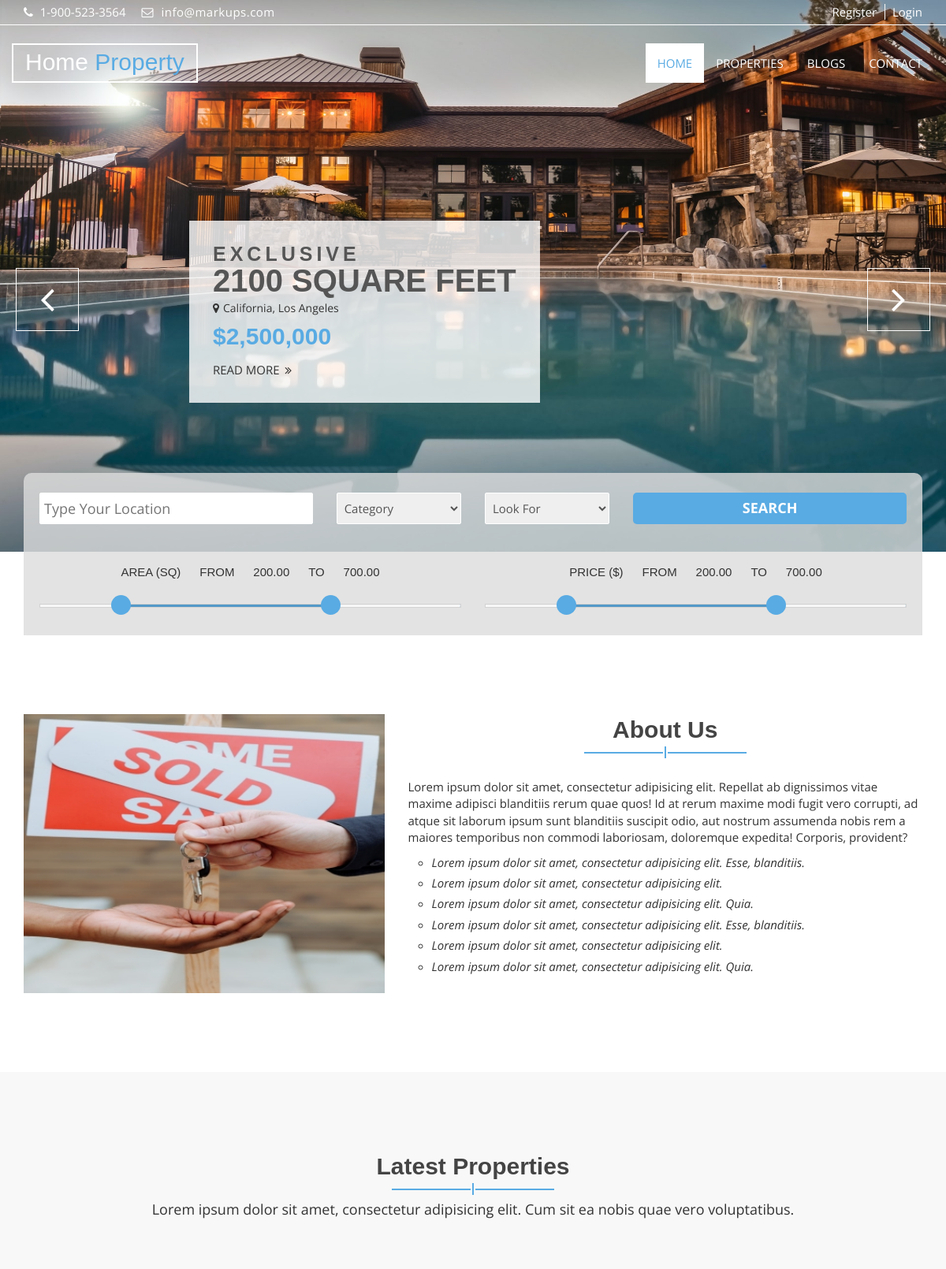
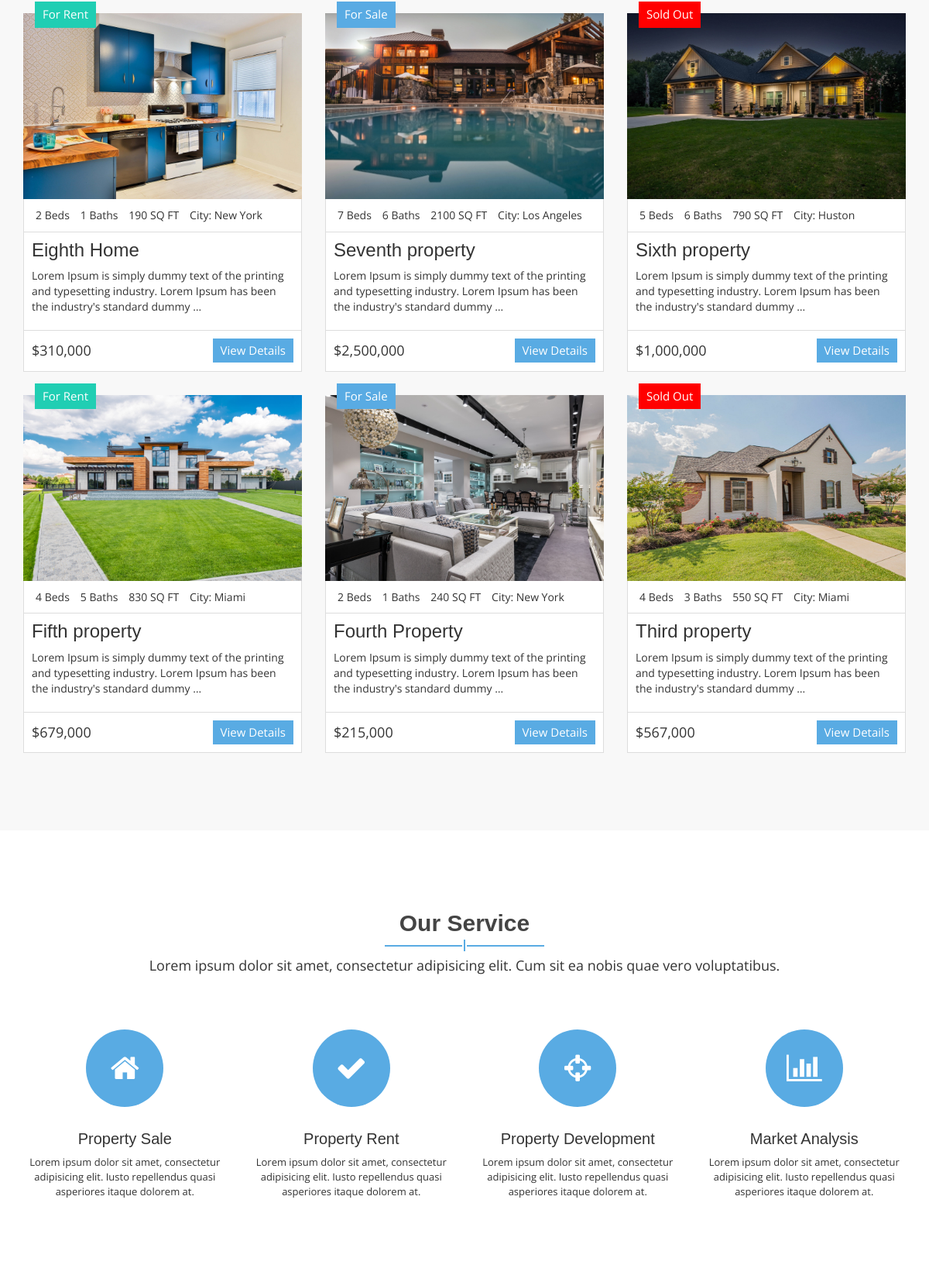
The page / (upper part) on the database its author committed (2 pictures, top to bottom).
### property/models.py (models this page shows, shortened)
class Property(models.Model):
    property_choices = [
        ('FS', 'For Sale'),
        ('FR', 'For Rent'),
        ('SL', 'Sold Out')
    ]
    STATUS = [
        ('Nor', 'Normal'),
        ('Exc', 'Exclusive')
    ]
    status = models.CharField(max_length=3, choices=STATUS, default='Nor')
    author = models.ForeignKey(User, on_delete=models.CASCADE, null = True)
    title = models.CharField(max_length=255, verbose_name = "Title")
    property_status = models.CharField(max_length = 2, choices = property_choices, verbose_name = "Property status")
    address = models.CharField(max_length=255, verbose_name = "Address")
    state = models.CharField(max_length=255, verbose_name = "State")
    city = models.CharField(max_length=255, verbose_name = "City")
    description = models.TextField(blank = True, verbose_name = 'Description')
    category = models.ForeignKey("Category", related_name = "property", verbose_name = "Category", on_delete = models.CASCADE, blank = True, null=True)
    price = models.PositiveIntegerField(verbose_name = 'Price')
    bedrooms = models.PositiveIntegerField(verbose_name = 'Bedrooms', default = 0)
    bathrooms = models.PositiveIntegerField(verbose_name = 'Bathrooms', default = 0)
    garage = models.PositiveIntegerField(default = 0, verbose_name = 'Garage')
    sqft = models.PositiveIntegerField(verbose_name = "Area", help_text = 'in SQFT')
    MainPhoto = models.ImageField(upload_to = "Properties/")
    photo_1 = models.ImageField(upload_to = "Properties/", blank = True, null = True)
    photo_2 = models.ImageField(upload_to = "Properties/", blank = True, null = True)
    photo_3 = models.ImageField(upload_to = "Properties/", blank = True, null = True)
    photo_4 = models.ImageField(upload_to = "Properties/", blank = True, null = True)
    photo_5 = models.ImageField(upload_to = "Properties/", blank = True, null = True)
    photo_6 = models.ImageField(upload_to = "Properties/", blank = True, null = True)
    views = models.IntegerField(default = 0)
    pub_date = models.DateTimeField(auto_now_add = True)
    update_date = models.DateTimeField(auto_now = True, auto_now_add = False)
    class Meta:
        ordering = ('-pub_date',)
        verbose_name = 'Property'
        verbose_name_plural = 'Properties'
    def get_absolute_url(self):
        return reverse('Properties-Detail', kwargs={'pk': self.pk})

### property/views.py (the view)
# urls.py: path("", views.Home_Page, name = "Home-Page"),
def Home_Page(request):
    properties = Property.objects.all().order_by('-pub_date')[:6] # get last 6 items by publish date
    exclusive_properties = Property.objects.filter(status='Exc')
    categories = Category.objects.all()
    blogs = Blog.objects.all().order_by('-pub_date')[:3]
    property_choices = dict(Property.property_choices)
    context = {
        "properties": properties,
        "exclusive_properties": exclusive_properties,
        "categories": categories,
        "blogs": blogs,
        "property_choices": property_choices
    }
    return render(request, 'property/index.html', context)

### blog/models.py (called while the page is built)
    def get_absolute_url(self):
        return reverse('Blog-Detail', kwargs={"pk": self.pk})

### property/templates/property/index.html (shortened to what this page needs)
{% extends 'base.html' %}
{% load static %}
{%load humanize%}
{% block content %}
  <section id="aa-slider">
    <div class="aa-slider-area">
      <div class="aa-top-slider">
        {%for exc_property in exclusive_properties%}
        <div class="aa-top-slider-single">
          <img src="{{exc_property.MainPhoto.url}}" alt="img">
          <div class="aa-top-slider-content">
            <span class="aa-top-slider-catg">EXCLUSIVE</span>
            <h2 class="aa-top-slider-title">{{exc_property.sqft}} Square Feet</h2>
            <p class="aa-top-slider-location"><i class="fa fa-map-marker"></i>{{exc_property.state}}, {{exc_property.city}}</p>
            <p class="aa-top-slider-price">${{exc_property.price|intcomma}}</p>
            <a href="{{exc_property.get_absolute_url}}" class="aa-top-slider-btn">Read More <span class="fa fa-angle-double-right"></span></a>
          </div>
        </div>
        {%endfor%}
      </div>
    </div>
  </section>
  <section id="aa-advance-search">
    <div class="container">
      <div class="aa-advance-search-area">
        <form method="GET" action="{% url 'Search'%}">
         <div class="aa-advance-search-top">
            <div class="row">
              <div class="col-md-4">
                <div class="aa-single-advance-search">
                {%if request.GET.location%}
                  <input type="text" placeholder="Type Your Location" name='location' value="{{ request.GET.location }}">
                {%else%}
                  <input type="text" placeholder="Type Your Location" name='location' value="">
                {%endif%}
                </div>
              </div>
              <div class="col-md-2">
                <div class="aa-single-advance-search">
                  <select name="category">
                    <option value="">Category</option>
                  </select>
                </div>
              </div>
              <div class="col-md-2">
                 <div class="aa-single-advance-search">
                    <select name="look_for">
                    <option value="">Look For</option>
                    </select>
                  </div>
              </div>
              <div class="col-md-4">
                <div class="aa-single-advance-search">
                  <input class="aa-search-btn" type="submit" value="Search">
                </div>
              </div>
            </div>
          </div>
         <div class="aa-advance-search-bottom">
           <div class="row">
            <div class="col-md-6">
              <div class="aa-single-filter-search">
                <span>AREA (SQ)</span>
                <span>FROM</span>
                <span id="skip-value-lower" class="example-val">30.00</span>
                <span>TO</span>
                <span id="skip-value-upper" class="example-val">100.00</span>
                <div id="aa-sqrfeet-range" class="noUi-target noUi-ltr noUi-horizontal noUi-background">
                </div>
              </div>
            </div>
            <div class="col-md-6">
              <div class="aa-single-filter-search">
                <span>PRICE ($)</span>
                <span>FROM</span>
                <span id="skip-value-lower2" class="example-val">30.00</span>
                <span>TO</span>
                <span id="skip-value-upper2" class="example-val">100.00</span>
                <div id="aa-price-range" class="noUi-target noUi-ltr noUi-horizontal noUi-background">
                </div>
              </div>
            </div>
            </div>
          </div>
         </div>
      </div>
  </section>
  <section id="aa-about-us">
    <div class="container">
      <div class="row">
        <div class="col-md-12">
          <div class="aa-about-us-area">
            <div class="row">
              <div class="col-md-5">
                <div class="aa-about-us-left">
                  <img src="{% static 'img/about-us.png' %}" alt="image">
                </div>
              </div>
              <div class="col-md-7">
                <div class="aa-about-us-right">
                  <div class="aa-title">
                    <h2>About Us</h2>
                    <span></span>
                  </div>
                  <p>Lorem ipsum dolor sit amet, consectetur adipisicing elit. Repellat ab dignissimos vitae maxime adipisci blanditiis rerum quae quos! Id at rerum maxime modi fugit vero corrupti, ad atque sit laborum ipsum sunt blanditiis suscipit odio, aut nostrum assumenda nobis rem a maiores temporibus non commodi laboriosam, doloremque expedita! Corporis, provident?</p>
                  <ul>
                    <li>Lorem ipsum dolor sit amet, consectetur adipisicing elit. Esse, blanditiis.</li>
                    <li>Lorem ipsum dolor sit amet, consectetur adipisicing elit.</li>
                    <li>Lorem ipsum dolor sit amet, consectetur adipisicing elit. Quia.</li>
                    <li>Lorem ipsum dolor sit amet, consectetur adipisicing elit. Esse, blanditiis.</li>
                    <li>Lorem ipsum dolor sit amet, consectetur adipisicing elit.</li>
                    <li>Lorem ipsum dolor sit amet, consectetur adipisicing elit. Quia.</li>
                  </ul>
                </div>
              </div>
            </div>
          </div>
        </div>
      </div>
    </div>
  </section>
  <section id="aa-latest-property">
    <div class="container">
      <div class="aa-latest-property-area">
        <div class="aa-title">
          <h2>Latest Properties</h2>
          <span></span>
          <p>Lorem ipsum dolor sit amet, consectetur adipisicing elit. Cum sit ea nobis quae vero voluptatibus.</p>
        </div>
        <div class="aa-latest-properties-content">
          <div class="row">
          {% for property in properties %}
            <div class="col-md-4">
              <article class="aa-properties-item">
                <a href="#" class="aa-properties-item-img">
                  <img src="{{property.MainPhoto.url}}" alt="{{property.title}}">
                </a>
                {% if property.get_property_status_display == "For Sale" %}
                  <div class="aa-tag for-sale">
                    {{property.get_property_status_display}}
                  </div>
                {% elif property.get_property_status_display == "For Rent"%}
                  <div class="aa-tag for-rent">
                    {{property.get_property_status_display}}
                  </div>
                {% else %}
                  <div class="aa-tag sold-out">
                    {{property.get_property_status_display}}
                  </div>
                {% endif %}
                <div class="aa-properties-item-content">
                  <div class="aa-properties-info">
                    <span>{{property.bedrooms}} Beds</span>
                    <span>{{property.bathrooms}} Baths</span>
                    <span>{{property.sqft}} SQ FT</span>
                    <span>City: {{property.city}}</span>
                  </div>
                  <div class="aa-properties-about">
                    <h3><a href="{% url 'Properties-Detail' property.id %}">{{property.title}}</a></h3>
                    <p>{{property.description|truncatewords:20}}</p>
                  </div>
                  <div class="aa-properties-detial">
                    <span class="aa-price">
                      ${{property.price|intcomma}}
                    </span>
                    <a href="{% url 'Properties-Detail' property.id %}" class="aa-secondary-btn">View Details</a>
                  </div>
                </div>
              </article>
            </div>
          {% endfor %}
          </div>
        </div>
      </div>
    </div>
  </section>
  <section id="aa-service">
    <div class="container">
      <div class="row">
        <div class="col-md-12">
          <div class="aa-service-area">
            <div class="aa-title">
              <h2>Our Service</h2>
              <span></span>
              <p>Lorem ipsum dolor sit amet, consectetur adipisicing elit. Cum sit ea nobis quae vero voluptatibus.</p>
            </div>
            <div class="aa-service-content">
              <div class="row">
                <div class="col-md-3">
                  <div class="aa-single-service">
                    <div class="aa-service-icon">
                      <span class="fa fa-home"></span>
                    </div>
                    <div class="aa-single-service-content">
                      <h4><a href="#">Property Sale</a></h4>
                      <p>Lorem ipsum dolor sit amet, consectetur adipisicing elit. Iusto repellendus quasi asperiores itaque dolorem at.</p>
                    </div>
                  </div>
                </div>
                <div class="col-md-3">
                  <div class="aa-single-service">
                    <div class="aa-service-icon">
                      <span class="fa fa-check"></span>
                    </div>
                    <div class="aa-single-service-content">
                      <h4><a href="#">Property Rent</a></h4>
                      <p>Lorem ipsum dolor sit amet, consectetur adipisicing elit. Iusto repellendus quasi asperiores itaque dolorem at.</p>
                    </div>
                  </div>
                </div>
                <div class="col-md-3">
                  <div class="aa-single-service">
                    <div class="aa-service-icon">
                      <span class="fa fa-crosshairs"></span>
                    </div>
                    <div class="aa-single-service-content">
                      <h4><a href="#">Property Development</a></h4>
                      <p>Lorem ipsum dolor sit amet, consectetur adipisicing elit. Iusto repellendus quasi asperiores itaque dolorem at.</p>
                    </div>
                  </div>
                </div>
                <div class="col-md-3">
                  <div class="aa-single-service">
                    <div class="aa-service-icon">
                      <span class="fa fa-bar-chart-o"></span>
                    </div>
                    <div class="aa-single-service-content">
                      <h4><a href="#">Market Analysis</a></h4>
                      <p>Lorem ipsum dolor sit amet, consectetur adipisicing elit. Iusto repellendus quasi asperiores itaque dolorem at.</p>
                    </div>
                  </div>
                </div>
              </div>
            </div>
          </div>
        </div>
      </div>
    </div>
  </section>
{% endblock %}

### static/css/nouislider.css (style rules this page uses)
.noUi-target, .noUi-target * { -webkit-touch-callout: none; -webkit-user-select: none; -ms-touch-action: none; touch-action: none; -ms-user-select: none; -moz-user-select: none; user-select: none; -moz-box-sizing: border-box; box-sizing: border-box; }
.noUi-target { position: relative; direction: ltr; }
.noUi-horizontal { height: 5px; }
.noUi-background { background: #FAFAFA; box-shadow: inset 0 1px 1px #f0f0f0; }
.noUi-target { border-radius: 0px; border: 1px solid #D3D3D3; box-shadow: inset 0 1px 1px #F0F0F0, 0 3px 6px -5px #BBB; margin-top: 30px; margin-bottom: 10px; }

### static/css/theme-color/default-theme.css (style rules this page uses)
h2 { color: #59abe3; }
.aa-secondary-btn { background-color: #59abe3; }
#aa-slider .aa-slider-area .aa-top-slider .aa-top-slider-price { color: #59abe3; }
#aa-advance-search .aa-advance-search-area .aa-advance-search-top .aa-single-advance-search .aa-search-btn { background-color: #59abe3; }
.aa-title span { background-color: #59abe3; }
.aa-title span:before { background-color: #59abe3; }
.aa-title span:after { background-color: #59abe3; }
.aa-properties-item .for-sale { background-color: #59abe3; }
#aa-service .aa-service-area .aa-service-content .aa-single-service .aa-service-icon span { background-color: #59abe3; }

### rows shown on the page
Property: MainPhoto (picture), sqft "2100", state "California", city "Los Angeles", price "2,500,000", property_status "For Sale", bedrooms "7", bathrooms "6", title "Seventh property", description "Lorem Ipsum is simply dummy text of the printing and typesetting industry. Lorem Ipsum has been the industry's standard dummy …"
Property: MainPhoto (picture), property_status "For Rent", bedrooms "2", bathrooms "1", sqft "190", city "New York", title "Eighth Home", description "Lorem Ipsum is simply dummy text of the printing and typesetting industry. Lorem Ipsum has been the industry's standard dummy …", price "310,000"
Property: MainPhoto (picture), property_status "Sold Out", bedrooms "5", bathrooms "6", sqft "790", city "Huston", title "Sixth property", description "Lorem Ipsum is simply dummy text of the printing and typesetting industry. Lorem Ipsum has been the industry's standard dummy …", price "1,000,000"
Property: MainPhoto (picture), property_status "For Rent", bedrooms "4", bathrooms "5", sqft "830", city "Miami", title "Fifth property", description "Lorem Ipsum is simply dummy text of the printing and typesetting industry. Lorem Ipsum has been the industry's standard dummy …", price "679,000"
Property: MainPhoto (picture), property_status "For Sale", bedrooms "2", bathrooms "1", sqft "240", city "New York", title "Fourth Property", description "Lorem Ipsum is simply dummy text of the printing and typesetting industry. Lorem Ipsum has been the industry's standard dummy …", price "215,000"
Property: MainPhoto (picture), property_status "Sold Out", bedrooms "4", bathrooms "3", sqft "550", city "Miami", title "Third property", description "Lorem Ipsum is simply dummy text of the printing and typesetting industry. Lorem Ipsum has been the industry's standard dummy …", price "567,000"
